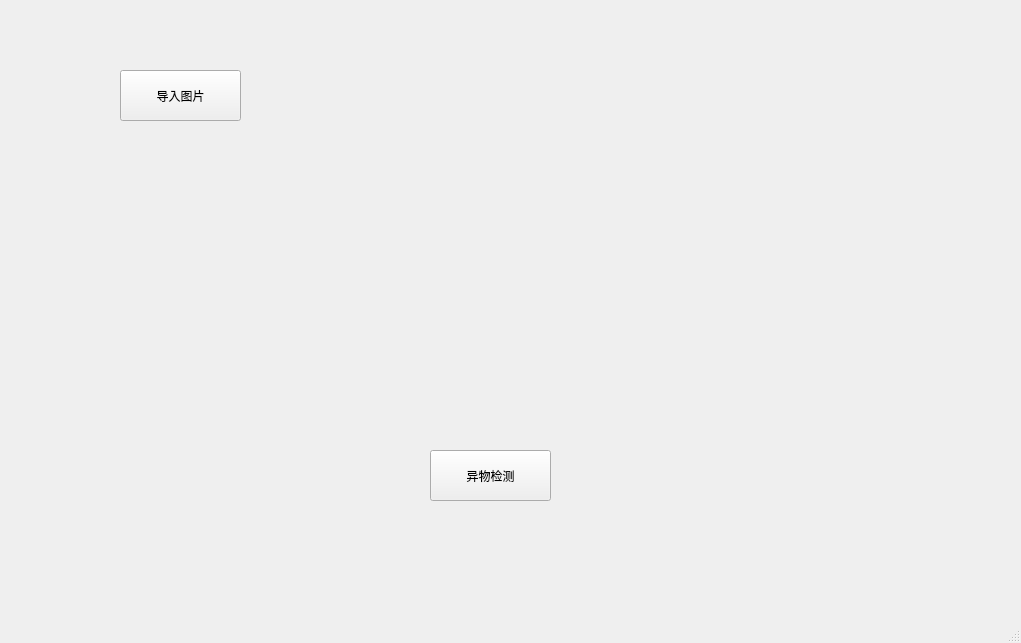
<?xml version="1.0" encoding="UTF-8"?>
<ui version="4.0">
 <class>MainWindow</class>
 <widget class="QMainWindow" name="MainWindow">
  <property name="geometry">
   <rect>
    <x>0</x>
    <y>0</y>
    <width>1021</width>
    <height>643</height>
   </rect>
  </property>
  <property name="windowTitle">
   <string>MainWindow</string>
  </property>
  <widget class="QWidget" name="centralwidget">
   <widget class="QLabel" name="label_in">
    <property name="geometry">
     <rect>
      <x>100</x>
      <y>190</y>
      <width>201</width>
      <height>211</height>
     </rect>
    </property>
    <property name="text">
     <string/>
    </property>
    <property name="pixmap">
     <pixmap>../../Downloads/等待发送 .png</pixmap>
    </property>
   </widget>
   <widget class="QPushButton" name="pushButton_in">
    <property name="geometry">
     <rect>
      <x>120</x>
      <y>70</y>
      <width>121</width>
      <height>51</height>
     </rect>
    </property>
    <property name="text">
     <string>导入图片</string>
    </property>
   </widget>
   <widget class="QPushButton" name="pushButton_run">
    <property name="geometry">
     <rect>
      <x>430</x>
      <y>450</y>
      <width>121</width>
      <height>51</height>
     </rect>
    </property>
    <property name="text">
     <string>异物检测</string>
    </property>
   </widget>
   <widget class="QLabel" name="label_out">
    <property name="geometry">
     <rect>
      <x>680</x>
      <y>190</y>
      <width>201</width>
      <height>211</height>
     </rect>
    </property>
    <property name="text">
     <string/>
    </property>
    <property name="pixmap">
     <pixmap>../../Downloads/等待发送 .png</pixmap>
    </property>
   </widget>
   <widget class="QLabel" name="label">
    <property name="geometry">
     <rect>
      <x>420</x>
      <y>190</y>
      <width>121</width>
      <height>211</height>
     </rect>
    </property>
    <property name="text">
     <string/>
    </property>
    <property name="pixmap">
     <pixmap>../../Downloads/传输(2).png</pixmap>
    </property>
   </widget>
  </widget>
  <widget class="QMenuBar" name="menubar">
   <property name="geometry">
    <rect>
     <x>0</x>
     <y>0</y>
     <width>1021</width>
     <height>26</height>
    </rect>
   </property>
  </widget>
  <widget class="QStatusBar" name="statusbar"/>
 </widget>
 <resources/>
 <connections/>
</ui>
